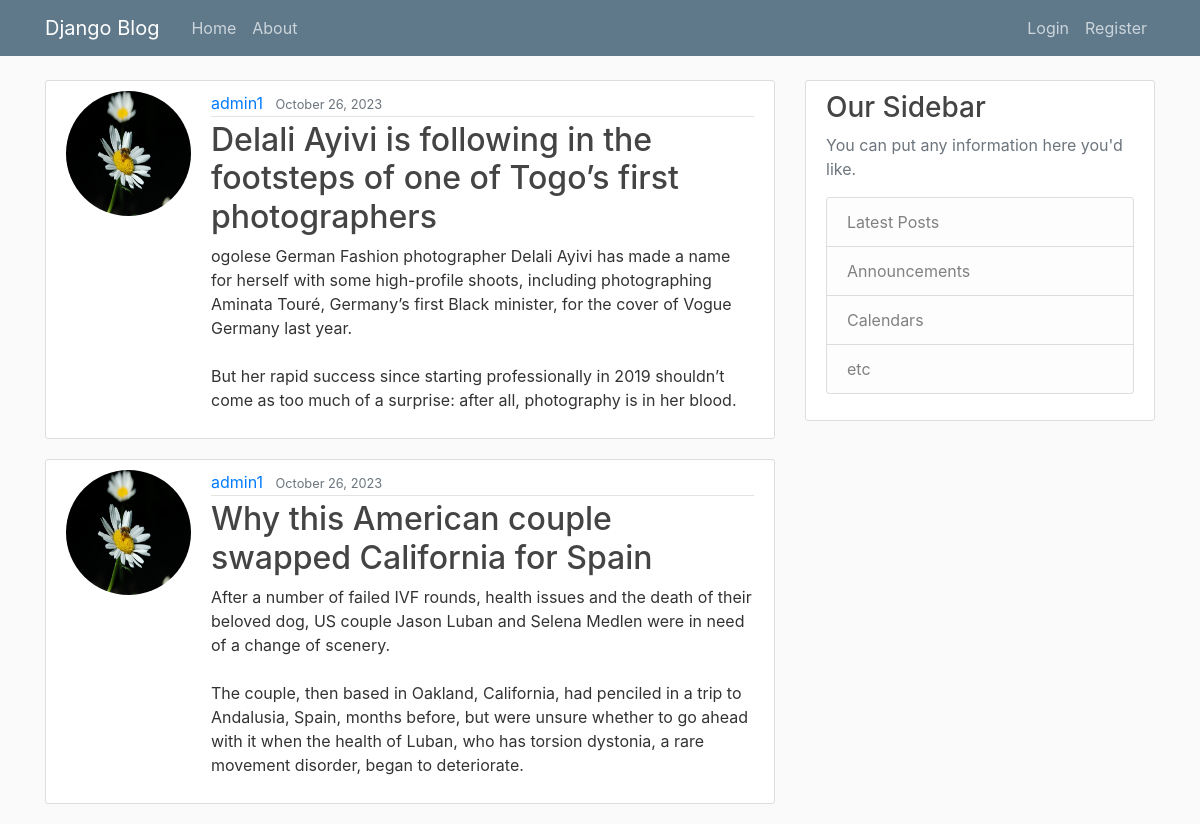
The app's page /, older data.
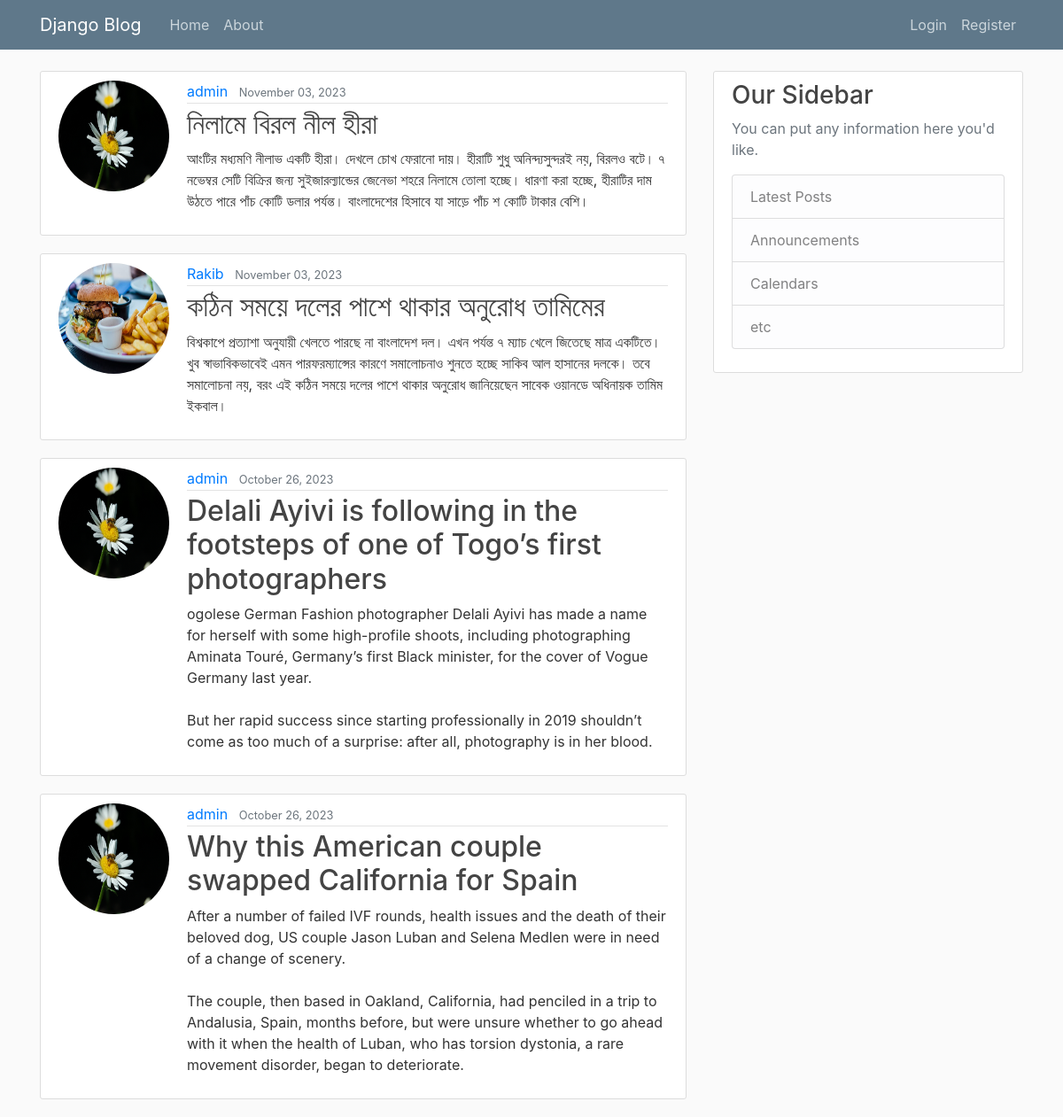
The same page, newer data.
### blog/models.py (models this page shows, shortened)
class Post(models.Model):
    title = models.CharField(max_length=150)
    content = models.TextField()
    date_posted = models.DateTimeField(default=timezone.now)
    author = models.ForeignKey(User, on_delete=models.CASCADE)

### users/models.py (models this page shows)
class Profile(models.Model):
    user = models.OneToOneField(User, on_delete=models.CASCADE)
    image = models.ImageField(default='default.jpg', upload_to='profile_pics')

### blog/views.py (the view)
# urls.py: path('', PostListView.as_view(), name="blog-home"),
class PostListView(ListView):
    model = Post
    template_name = 'blog/home.html'
    context_object_name = 'posts'
    ordering = ['-date_posted']

### blog/templates/blog/home.html
{% extends "blog/base.html" %}
{% block content %}
{% for post in posts %}
<article class="media content-section">
    <img class="rounded-circle account-img" src="{{ post.author.profile.image.url }}">
    <div class="media-body">
        <div class="article-metadata">
            <a class="mr-2" href="#">{{ post.author }}</a>
            <small class="text-muted">{{ post.date_posted|date:"F d, Y" }}</small>
        </div>
        <h2><a class="article-title" href="{% url 'post-detail' post.id %}">{{ post.title }}</a></h2>
        <p class="article-content">{{ post.content }}</p>
    </div>
</article>
{% endfor %}
{% endblock %}

### blog/templates/blog/base.html (shortened to what this page needs)
{% load static %}
<!DOCTYPE html>
<html lang="en">
<head>
    <link rel="stylesheet" href="https://cdn.jsdelivr.net/npm/bootstrap@4.4.1/dist/css/bootstrap.min.css"
>
    <link rel="stylesheet" type="text/css" href="{% static 'blog/main.css' %}">
</head>
<body>
<header class="site-header">
    <nav class="navbar navbar-expand-md navbar-dark bg-steel fixed-top">
        <div class="container">
            <a class="navbar-brand mr-4" href="/">Django Blog</a>
            <div class="collapse navbar-collapse" id="navbarToggle">
                <div class="navbar-nav mr-auto">
                    <a class="nav-item nav-link" href="{% url 'blog-home' %}">Home</a>
                    <a class="nav-item nav-link" href="{% url 'blog-about' %}">About</a>
                </div>
                <div class="navbar-nav">
                    {% if user.is_authenticated %}
                    <a class="nav-item nav-link" href="{% url 'profile' %}">Profile</a>
                    <a class="nav-item nav-link" href="{% url 'logout' %}">Logout</a>
                    {% else %}
                    <a class="nav-item nav-link" href="{% url 'login' %}">Login</a>
                    <a class="nav-item nav-link" href="{% url 'register' %}">Register</a>
                    {% endif %}
                </div>
            </div>
        </div>
    </nav>
</header>
<main role="main" class="container">
    <div class="row">
        <div class="col-md-8">
            {% block content %}{% endblock %}
        </div>
        <div class="col-md-4">
            <div class="content-section">
                <h3>Our Sidebar</h3>
                <p class='text-muted'>You can put any information here you'd like.
                <ul class="list-group">
                    <li class="list-group-item list-group-item-light">Latest Posts</li>
                    <li class="list-group-item list-group-item-light">Announcements</li>
                    <li class="list-group-item list-group-item-light">Calendars</li>
                    <li class="list-group-item list-group-item-light">etc</li>
                </ul>
                </p>
            </div>
        </div>
    </div>
</main>
</body>
</html>

### blog/static/blog/main.css (style rules this page uses)
body { background: #fafafa; color: #333333; margin-top: 5rem; }
h1, h2, h3, h4, h5, h6 { color: #444444; }
ul { margin: 0; }
.bg-steel { background-color: #5f788a; }
.site-header .navbar-nav .nav-link { color: #cbd5db; }
.content-section { background: #ffffff; padding: 10px 20px; border: 1px solid #dddddd; border-radius: 3px; margin-bottom: 20px; }
.article-title { color: #444444; }
.article-content { white-space: pre-line; }
.article-metadata { padding-bottom: 1px; margin-bottom: 4px; border-bottom: 1px solid #e3e3e3 }
.account-img { height: 125px; width: 125px; margin-right: 20px; margin-bottom: 16px; }

Row changes from the older to the newer data that the page shows:
added Post: author.profile.image (picture), author "admin", date_posted "November 03, 2023", title "নিলামে বিরল নীল হীরা", content "আংটির মধ্যমণি নীলাভ একটি হীরা। দেখলে চোখ ফেরানো দায়। হীরাটি শুধু অনিন্দ্যসুন্দরই নয়, বিরলও বটে। ৭ নভেম্বর সেটি বিক্রির জন্য সুইজারল্যান্ডের জেনেভা শহরে নিলামে তোলা হচ্ছে। ধারণা করা হচ্ছে, হীরাটির দাম উঠতে পারে পাঁচ কোটি ডলার পর্যন্ত। বাংলাদেশের হিসাবে যা সাড়ে পাঁচ শ কোটি টাকার বেশি।"
added Post: author.profile.image (picture), author "Rakib", date_posted "November 03, 2023", title "কঠিন সময়ে দলের পাশে থাকার অনুরোধ তামিমের", content "বিশ্বকাপে প্রত্যাশা অনুযায়ী খেলতে পারছে না বাংলাদেশ দল। এখন পর্যন্ত ৭ ম্যাচ খেলে জিতেছে মাত্র একটিতে। খুব স্বাভাবিকভাবেই এমন পারফরম্যান্সের কারণে সমালোচনাও শুনতে হচ্ছে সাকিব আল হাসানের দলকে। তবে সমালোচনা নয়, বরং এই কঠিন সময়ে দলের পাশে থাকার অনুরোধ জানিয়েছেন সাবেক ওয়ানডে অধিনায়ক তামিম ইকবাল।"
changed through a linked row, Post "Delali Ayivi is following in the footsteps of one of Togo’s first photographers": author "admin1" → "admin"
changed through a linked row, Post "Why this American couple swapped California for Spain": author "admin1" → "admin"
